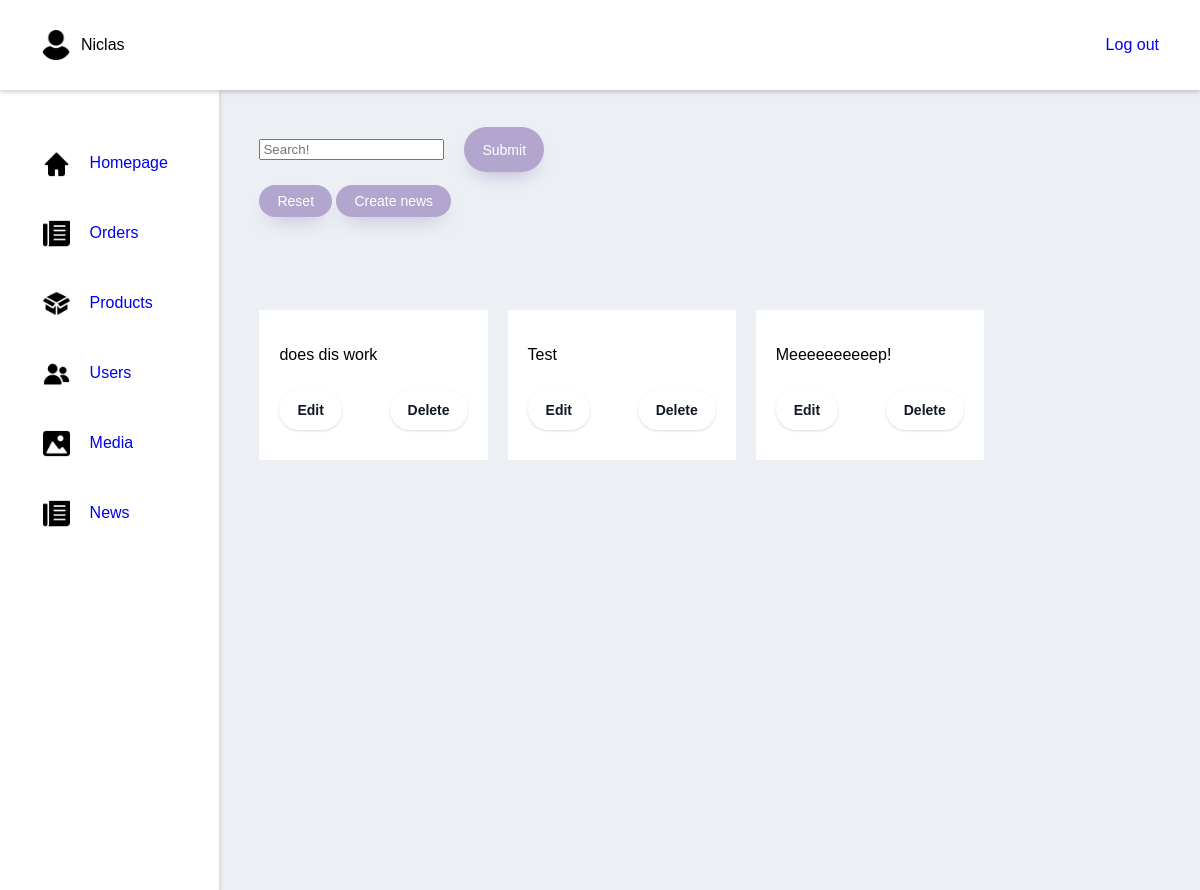
Page /adminNews (signed in) on the earlier database version.
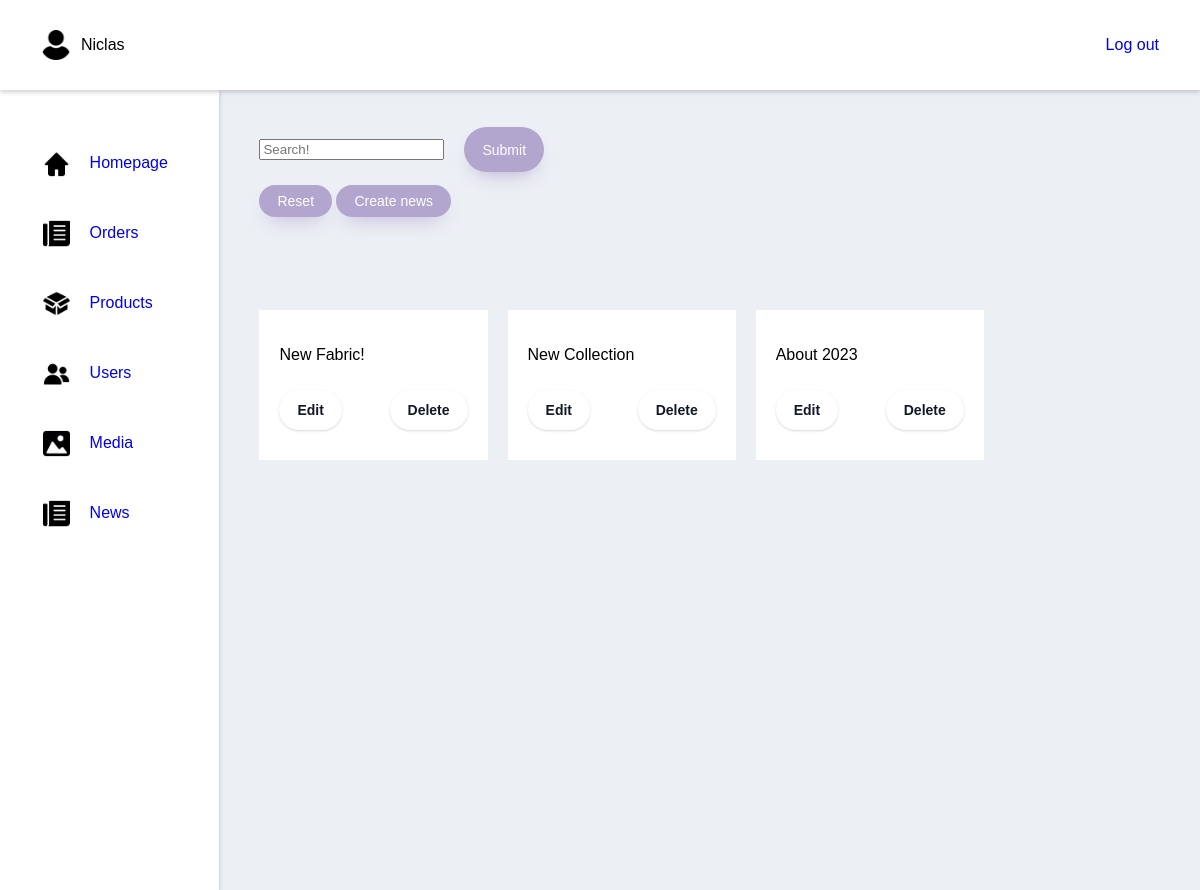
Same page on the later database version.
### tables this page shows
CREATE TABLE IF NOT EXISTS `news` (
  `news_id` int(11) NOT NULL AUTO_INCREMENT,
  `title` varchar(45) NOT NULL,
  `description` text NOT NULL,
  `time` datetime NOT NULL DEFAULT CURRENT_TIMESTAMP,
  `media` varchar(250) DEFAULT NULL,
  PRIMARY KEY (`news_id`)
);

### index.php (called while the page is built, shortened)
<?php
    $request = $_SERVER["REQUEST_URI"];
    $router = new Router($request);
    $router->get('/', 'views/frontend/Home');
    $router->get('/profile', 'views/login/profile');
    $router->get('/editProfileFunction', 'controllers/editProfile');
    $router->get('/loginFunction', 'controllers/login');
    $router->get('/signupFunction', 'controllers/signup');
    $router->get('/logoutFunction', 'controllers/logout');
    $router->get('/Product', 'views/frontend/Product');
    $router->get('/ProductType', 'views/frontend/productType');
    $router->get('/ProductSale', 'views/frontend/productSale');
    $router->get('/AboutUS', 'views/frontend/AboutUS');
    $router->get('/Contact', 'views/frontend/Contact');
    $router->get('/Checkout', 'views/frontend/Checkout');
    $router->get('/ProductShow', 'views/frontend/ProductShow');
    $router->get('/NewsShow', 'views/frontend/NewsShow');
    $router->get('/contactSubmit', 'controllers/contactForm');
    $router->get('/Breadcrumb', 'views/frontend/Breadcrumb');
    $router->get('/removeFromCart', 'controllers/removeFromCart');
    $router->get('/editQuantityInCart', 'controllers/editQuantityInCart');
    $router->get('/purchase', 'views/frontend/purchase');
    $router->get('/adminProducts', 'views/backend/products');
    $router->get('/adminUsers', 'views/backend/users');
    $router->get('/adminMedia', 'views/backend/media');
    $router->get('/adminNews', 'views/backend/news');

### models/handlers/newsHandler.php (called while the page is built, shortened)
<?php
$rootPath = "";
require_once $rootPath . "public/dbconn.php";
require_once $rootPath . "models/sql/news.php";
class NewsHandler extends News{
    public $db;
    public function __construct($db) {
        $this->db = $db;
    }
    public function getNews($search){
        if($search == ""){
            $search = "%";
        }else{
            $search = "%" . $search . "%";
        }
        $getNews = $this->db->prepare($this->getNewsQuery);
        $getNews->bindParam(":title", $search);
        $getNews->bindParam(":description", $search);
        $getNews->execute();
        $news = $getNews->fetchAll();
        return $news;
    }
}
$NewsHandler = new NewsHandler($db);

### controllers/getNewsWithFilters.php (called while the page is built)
<?php
    $data = $NewsHandler->getNews(
        isset($_POST['search']) ? $_POST['search'] : ""
    );

### views/backend/news.php (the view, shortened to what this page needs)
<?php
    $rootPath = "";
    require_once $rootPath . "public/dbconn.php";
    require_once $rootPath . "models/handlers/Usershandler.php";
    require_once $rootPath . "models/handlers/newsHandler.php";
    require_once $rootPath . "controllers/createNews.php";
    require_once $rootPath . "controllers/editNews.php";
    require_once $rootPath . "controllers/getNewsWithFilters.php";
    require_once $rootPath . "views/backend/partials/header.php";
    $search = null;
    $page = 0;
?>
<div class="wrapper">
    <form class="Admin-product-handlers" method="POST" action="adminNews">
        <div class="Admin-search-product">
            <input class="input" type="text" name="search" placeholder="Search!" value="<?php echo ($search != null) ? $search : ""; ?>">
            <input class="button submit" type="submit">
        </div>
        <div class="Reset_create_div">
            <a class="button" href="/adminNews">Reset</a>
            <a class="button" href="/adminCreateNews">Create news</a>
        </div>
    </form>
    <?php
        $pageNr = $page;
        $productsPrPage = 10;
        $pageMinIndex = $pageNr * $productsPrPage;
        $pageMaxIndex = $pageMinIndex + $productsPrPage;
    ?>
    <div class="wrapper-main-area">
        <div class="products">
            <?php
                for($i = $pageMinIndex; $i < $pageMaxIndex && $i < count($data); $i++){
                    $indData = $data[$i];
            ?>
                <div class="product">
                    <div class="product-info">
                        <p><?php echo $indData['title'] ?></p>
                    </div>
                    <div class="Edit-Delete-div">
                        <form method="POST" action="adminEditNews">
                            <input class="button-pagination" type="submit" value="Edit">
                        </form>
                        <form method="POST" action="adminNews">
                            <input class="button-pagination" type="submit" value="Delete">
                        </form>
                    </div>
                </div>
            <?php
                }
            ?>
        </div>
    </div>
</div>
<?php
    require_once $rootPath . "views/backend/partials/footer.php";
?>

Differences in the rows shown:
changed news: title "does dis work" → "New Fabric!"
changed news: title "Test" → "New Collection"
changed news: title "Meeeeeeeeeep!" → "About 2023"
